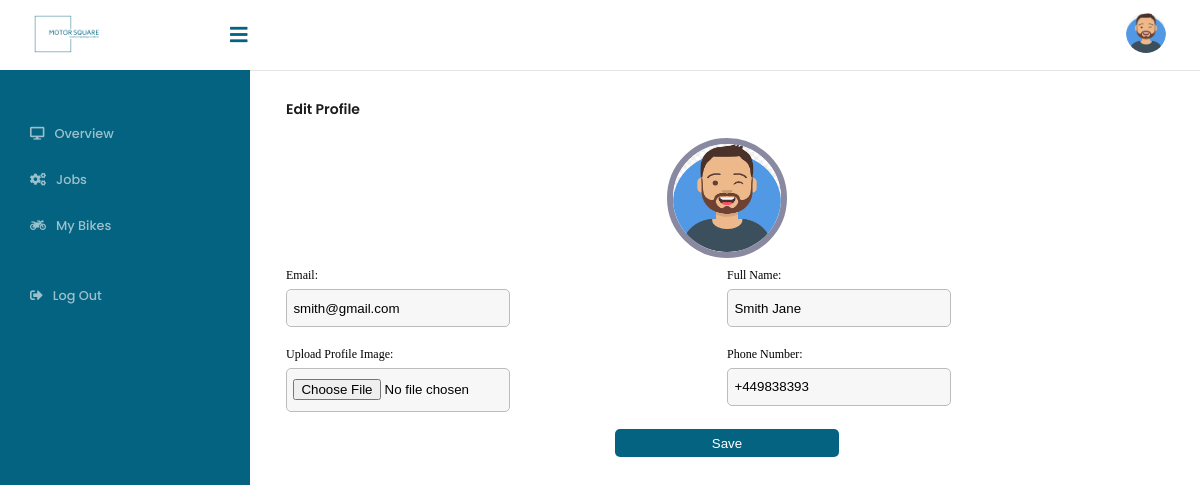
The app's page /customers/profileEdit.php?userId=43 (signed in) with its own data.
### tables this page shows
CREATE TABLE `user` (
  `userId` int(11) NOT NULL,
  `fullName` varchar(255) NOT NULL,
  `email` varchar(255) NOT NULL,
  `password` varchar(255) NOT NULL,
  `image` varchar(255) DEFAULT NULL,
  `phone` varchar(50) DEFAULT NULL,
  `level` int(1) NOT NULL,
  `dateJoined` date DEFAULT current_timestamp()
);

### customers/profileEdit.php (the view, shortened to what this page needs)
<?php
require_once("../shared/connection.php");
$userId = $_GET['userId'];
$fetchUser=  "SELECT * From user WHERE userId = '$userId '";
$getResult = $connection->query($fetchUser);
$row=$getResult->fetch_assoc();
require_once("../shared/header.php");
require_once("shared/sidebar.php");
?>
    <div class="content">
      <div class="dashboard__overview">
        <p class="dashboard__title">Edit Profile</p>
        <div class="full-with flex-display justify-center">
          <img
            class="image-profile-view"
            src="../upload/<?php echo $row["image"]; ?>"
            alt="image-profile-view"
            srcset=""
          />
        </div>
        <form method="post" enctype="multipart/form-data">
        <div class="full-with flex-display authenticate__details mt-md">
          <div class="input-box flex-display--column full-with">
            <label for="email">Email:</label>
            <input
              type="text"
              value="<?php echo $row["email"]; ?>"
              name="email"
              id="email"
              placeholder=""
              readonly="true"
            />
          </div>
          <div class="input-box flex-display--column full-with">
            <label for="fullname">Full Name:</label>
            <input
              type="text"
              value="<?php echo $row["fullName"]; ?>"
              name="fullname"
              id="fullname"
              placeholder=""
            />
          </div>
        </div>
        <div class="full-with flex-display authenticate__details">
          <div class="input-box flex-display--column full-with">
            <label for="image">Upload Profile Image:</label>
            <input type="file" name="image" id="image" placeholder="" required/>
        </div>
        <div class="input-box flex-display--column full-with">
            <label for="phone">Phone Number:</label>
            <input type="text" name="phone" id="phone" placeholder="" value="<?php echo $row["phone"]; ?>"/>
          </div>
        </div>
        <div class="full-with flex-display justify-center">
          <button type="submit" name="editProfile" id="editProfile" class="btn btn-primary btn-full">Save</button>
        </div>
</form>
      </div>
    </div>
<?php require_once("../shared/footer.php"); ?>

### customers/shared/sidebar.php (shortened to what this page needs)
<?php
require_once("../shared/connection.php");
$query = "SELECT image FROM user WHERE userId = '$userId'";
$resultImg = $connection->query($query);
$getResultImg = $resultImg->fetch_assoc();
?>
    <header class="header flex-display">
      <div class="header__left">
        <label for="check">
          <i class="fas fa-bars" id="sideber_btn"></i>
        </label>
        <div class="left_area"></div>
      </div>
      <div class="header__right flex-display">
        <center>
          <img src="../upload/<?php echo $getResultImg['image']; ?>" class="profile_image" alt="" />
        </center>
      </div>
    </header>
    <div class="sidebar">
      <a href="dashboard.php"
        ><i class="fas fa-desktop"></i><span>Overview</span></a
      >
      <a href="jobs.php"><i class="fas fa-cogs"></i><span>Jobs</span></a>
      <a href="bikes.php"
        ><i class="fas fa-motorcycle"></i><span>My Bikes</span></a
      >
      <a href="../logout.php"
        ><i class="fas fa-sign-out-alt"></i><span>Log Out</span></a
      >
    </div>

### css/style.css (style rules this page uses)
* { margin: 0; padding: 0; }
*, *::after, *::before { margin: 0; padding: 0; }
*, *::before, *::after { box-sizing: inherit; }
html { box-sizing: border-box; font-size: 62.5%; font-family: "Poppins", sans-serif; }
@media only screen and (max-width: 75em) { html { font-size: 50%; } }
a, ul, li { list-style: none; text-decoration: none; }
body { font-family: "Poppins", sans-serif; font-weight: 500; font-style: normal; line-height: 1.6; text-decoration: none; -ms-overflow-style: none; scrollbar-width: none; }
.full-with { width: 100%; }
.mt-md { margin-top: 1rem; }
input, select, .text-area, .media-container { border: 1px solid #bfbbbb !important; }
p { padding: 0 !important; }
.btn { cursor: pointer; max-width: 28rem; border: none; border-radius: 5px; outline: none; padding: 0.8rem 0; min-width: 10rem; }
.btn-primary { background-color: #046380; color: white; }
.btn-full { max-width: 28rem; width: 100%; }
.image-profile-view { border-radius: 100px; width: 120px; height: 120px; border: 6.2648px solid rgba(21, 22, 70, 0.5); }
.flex-display { display: flex; justify-content: space-between; }
.flex-display--column { display: flex; flex-direction: column; }
.dashboard__overview { max-width: 144rem; display: flex; overflow: hidden; flex-direction: column; }
.justify-center { justify-content: center; align-items: center; }
header { position: fixed; background: black; padding: 10px; width: 100%; height: 70px; top: 0; }
.header { justify-content: space-between; align-items: center; align-content: center; height: 70px; background-color: #ffffff; -webkit-box-shadow: 0px 1px 0px 0px #e4e4e7; -moz-box-shadow: 0px 1px 0px 0px #e4e4e7; box-shadow: 0px 1px 0px 0px #e4e4e7; }
.header__right { align-items: center; column-gap: 2.5rem; margin-right: 3rem; }
.header__right .profile_image { width: 40px; height: 40px; border-radius: 100px; cursor: pointer; }
.left_area:before { content: ""; display: inline-block; width: 10rem; height: 6rem; margin-left: 3rem; background-image: url(/img/logo-header.png); background-size: cover; }
.sidebar { background: #046380; margin-top: 70px; position: fixed; left: 0; height: 100%; width: 250px; transition: 0.5s; transition-property: left; top: 0; padding-top: 5rem; }
.sidebar a:last-child { margin-top: 3rem; }
.sidebar a { color: #fff; display: block; line-height: 35px; width: 100%; text-decoration: none; padding-left: 30px; box-sizing: border-box; transition: 0.5s; transition-property: background; font-size: 1.6rem; padding-top: 0.7rem; padding-bottom: 0.7rem; opacity: 0.6; }
.sidebar i { padding-right: 10px; }
label #sideber_btn { z-index: 1; color: #046380; position: fixed; cursor: pointer; left: 230px; font-size: 20px; transition: 0.5s; transition-property: color; margin-top: 2rem; }
.content { margin-left: 250px; height: 100vh; transition: 0.5s; margin-top: 70px; padding-top: 20px; padding-left: 4.5rem; padding-right: 4rem; }
.dashboard__title { font-size: 1.75rem; color: #1b1c1e; line-height: 38.25px; font-weight: 600; margin-bottom: 1.25rem; }
.authenticate__details { flex: 1; background-color: #ffffff; height: 100%; }
.authenticate__details .input-box { row-gap: 0.5rem; margin-bottom: 2.2rem; }
.authenticate__details .input-box label { font-size: 1.5rem; font-weight: 500; font-family: "Manrope"; }
.authenticate__details .input-box input, .authenticate__details .input-box .dashboard__search-box input { padding: 1.3rem 0.8rem; border-radius: 5px; outline: none; border: none; max-width: 28rem; background-color: #f7f7f7; }
.authenticate__details .input-box input::placeholder, .authenticate__details .input-box .dashboard__search-box input::placeholder { font-size: 1rem; font-style: normal; font-weight: 400; text-align: left; }
form { display: flex; flex-direction: column; }

### records on screen
user: image (picture), email "smith@gmail.com", fullname "Smith Jane", phone "+449838393"
